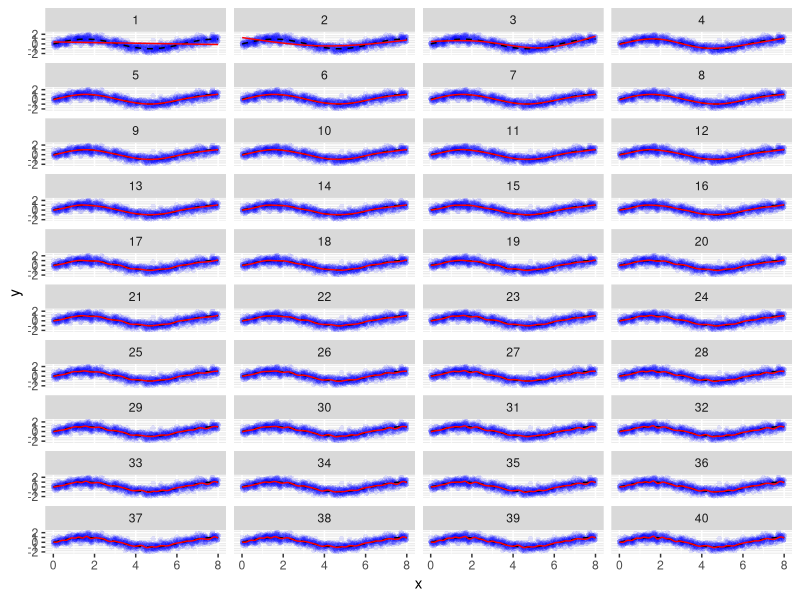
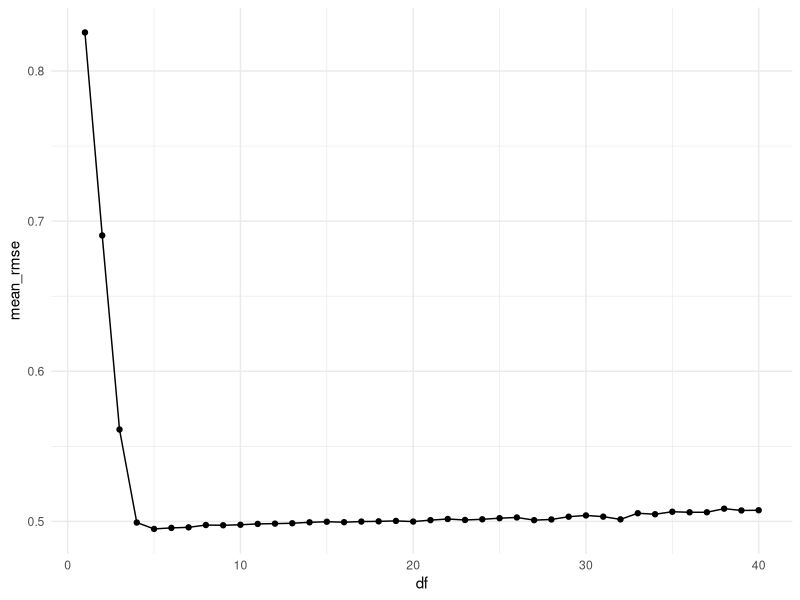

Source code (R) for these figures, in order:
library(tidyverse)
library(splines)

set.seed(2701)

generated <- function( n ){
  x <- sort(runif(n, 0, 8))
  eps <- rnorm(n, 0, 0.5)
  x <- sort(runif(n, 0, 8))
  eps <- rnorm(n, 0, 0.5)
  y <- sin(x) + eps
  # return:
  tibble(x = x, y = y)
}
n  <- 1000
xy <- generated( n )
xy[[2]][[123]]

# 3. Funzione di fitting 
fit_spline_with_df <- function(db, df) {
  lm(y ~ ns(x, df), data = db)
}
# 4.a Ciclo for 
df_of_interest <- 1:40
models_for <- vector("list", length(df_of_interest)) 
for (i in seq_along(df_of_interest)) {
  models_for[[i]] <- fit_spline_with_df(xy, i) 
} 
names(models_for) <- df_of_interest

#4.b Funzionale -  Approccio Funzionale (con purrr::map)
df_of_interest <- 1:40
models_functional <- map(df_of_interest,
                         ~ fit_spline_with_df(db = xy, df = .x) # Completato con la funzione di fit
)
names(models_functional) <- df_of_interest

#5 Verifica che i due metodi siano equivalenti
all.equal(models_for, models_functional)

# 6 Estrazione del risultato richiesto
risultato <- models_functional[[36]]$coefficients["(Intercept)"]
print(risultato)

# Costruzione del dataframe con tutte le predizioni delle spline
splines_predictions <- imap_dfr(models_functional,
                                
                                ~ tibble(
                                  x  = xy[["x"]],
                                  y_real = xy[["y"]],
                                  y_estimated  = .x[["fitted.values"]],
                                  error = y_estimated - y_real,
                                  df = factor(.y, levels = df_of_interest)
                                )
)

# Aggiunta della curva generatrice (sin(x))
xy[["generating_y"]] <- sin(xy[["x"]])

# Plot base con dati reali e curva sinusoidale

base_plot <- xy %>% 
  ggplot(aes(x = x)) +
  geom_point(aes(y = y), colour = "blue", shape = 16, alpha = 0.1) +
  geom_line(aes(y = generating_y), linetype = "dashed")

# Plot delle spline per ogni grado di libertà
base_plot +
  geom_line(
    data = splines_predictions,
    aes(x = x, y = y_estimated),
    colour = "red"
  ) +
  facet_wrap(~ df, ncol = 4)


#________________EXTRA: Procedura quantitativa per definire il modello migliore

# Fold per la Cross-Validation 
set.seed(123)
xy_cv <- xy %>% mutate(fold = sample(rep(1:10, length.out = n())))

# Griglia dei gradi di libertà
df_values <- 1:40

# Funzione per calcolare l'errore di un singolo modello su un fold specifico
cv_results <- map_dfr(df_values, function(d) {
  
  # Per ogni grado di libertà, cicliamo sui 10 fold 
  errors <- map_dbl(1:10, function(f) {
    train_data <- xy_cv %>% filter(fold != f)
    test_data  <- xy_cv %>% filter(fold == f)
    
    # Fit del modello sui dati di training
    model <- lm(y ~ ns(x, df = d), data = train_data)
    
    # Predizione su nuovi dati (test) 
    preds <- predict(model, newdata = test_data)
    
    # Calcolo del Root Mean Squared Error
    sqrt(mean((test_data$y - preds)^2))
  })
  
  # Restituiamo il valore medio dell'errore per quel DF
  tibble(df = d, mean_rmse = mean(errors))
})

# Identifichiamo il miglior DF
best_df <- cv_results$df[which.min(cv_results$mean_rmse)]
print(paste("Il miglior numero di gradi di libertà secondo la 10-fold CV è:", best_df))

#Visualizzazione
cv_results %>% 
  ggplot(aes(df, mean_rmse)) +
  geom_line() +
  geom_point() +
  theme_minimal()

